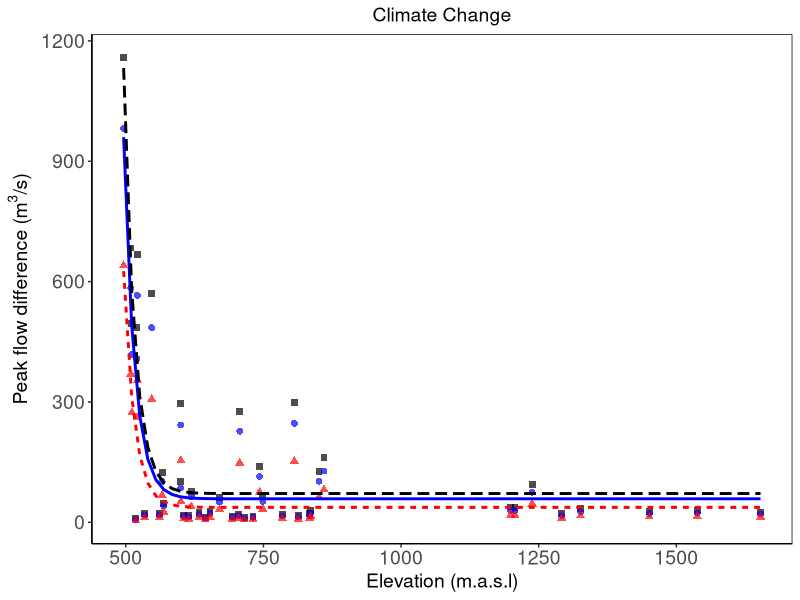
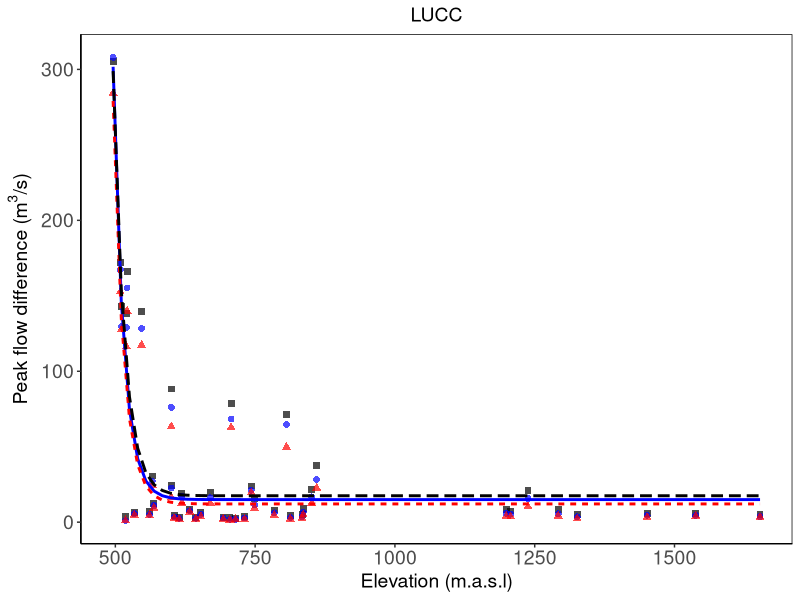
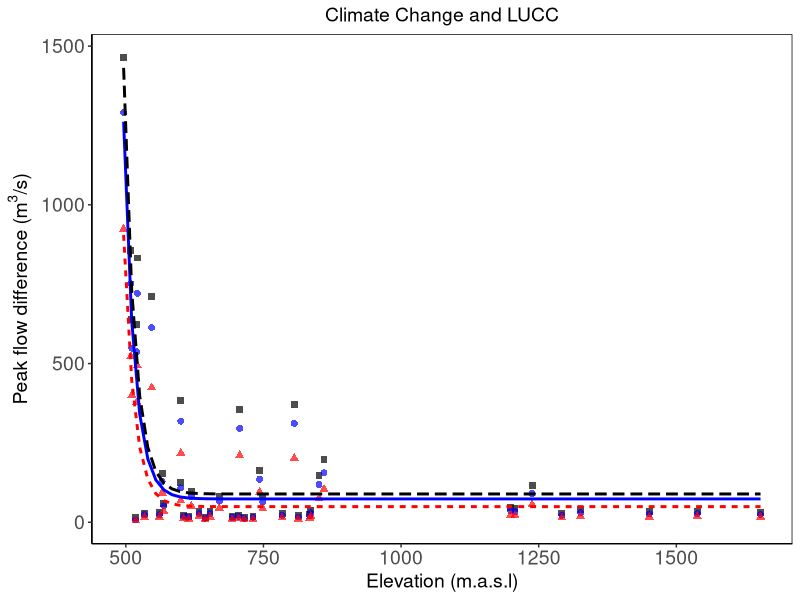
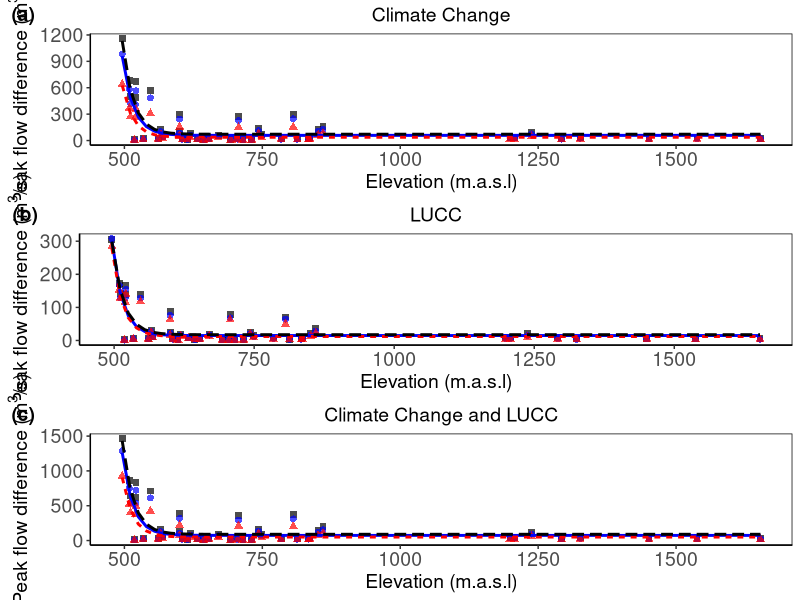
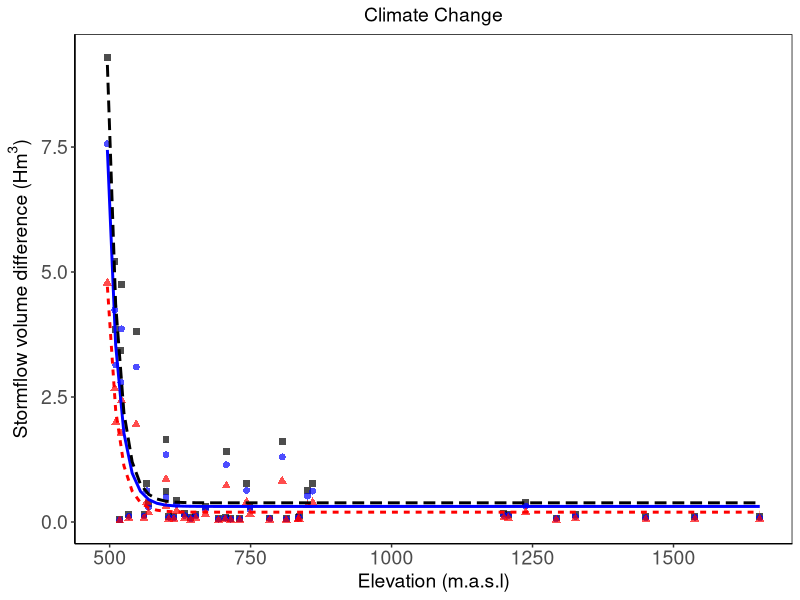
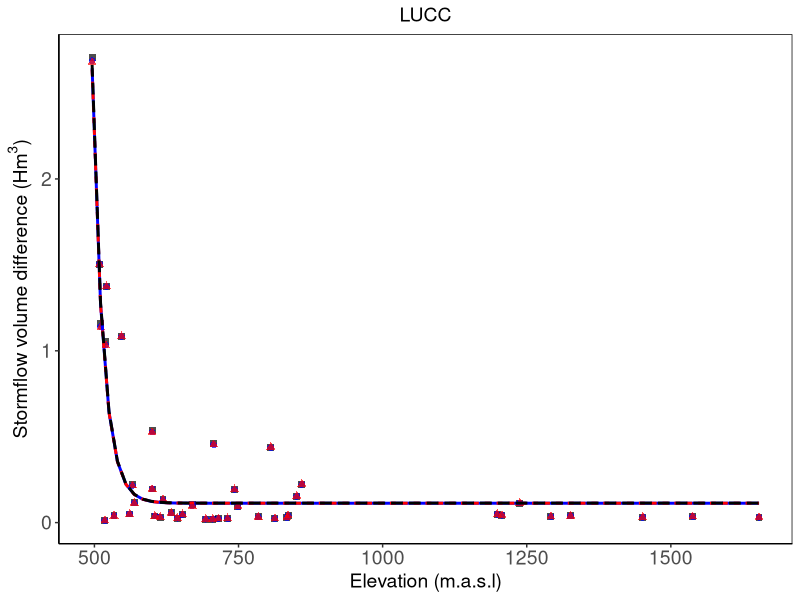
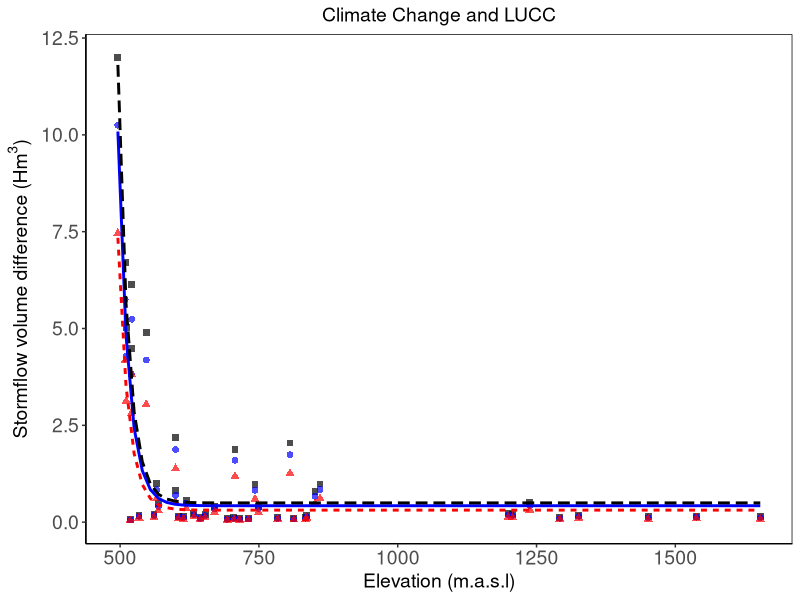
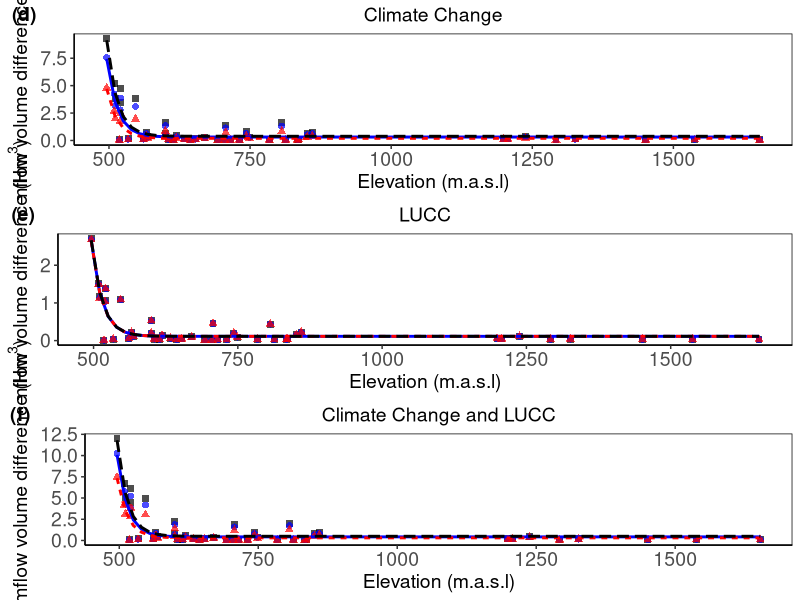

Recreate these plots in R, in order.

# Proyecto Inundaciones Tena
# Objetivo 2: Interaccion entre cambio climatico y de cobertura del suelo

# Autor: Jorge Hurtado - Pidal
# Fecha: 29 de marzo de 2023

# Figura N6 de la seccion resultados del articulo N3
# Diferencias absolutas de caudal punta (q) y volumen de escorrentia (v) con modelo exponencial y lineal

# ..................................................................................................

# libraries

{
  library(ggplot2)
  library(ggpubr)
  library(tidyverse)
  #library(ggtext)
  #library(extrafont)
}

# Preparing the environment

cat("\014")       #clean conosle   
rm(list = ls())   #clean environment
graphics.off()    #clean plots
#loadfonts(device = "win", quiet = TRUE) 

# .................................................................................................

# Load data ----

data <- read.csv("./Results/datafig.csv"); head(data)

# .................................................................................................

# Peak flow differences by climate change (cc)

# Preparing table for plots

{
  q.cctr2 <- data %>% select(elev,q_cctr2) %>% mutate (group = "qcctr2")
  names(q.cctr2) <- c("elev","qdif","group")
  
  q.cctr10 <- data %>% select(elev,q_cctr10) %>% mutate (group = "qcctr10")
  names(q.cctr10) <- c("elev","qdif","group")
  
  q.cctr100 <- data %>% select(elev,q_cctr100) %>% mutate (group = "qcctr100")
  names(q.cctr100) <- c("elev","qdif","group")
  
  q.cc <- rbind(q.cctr2, q.cctr10, q.cctr100)
}

# Figure of peak flow differences by cc

formula <- (y ~ SSasymp(x, Asym, R0, lrc))

(p1 <-  ggplot(data = q.cc, 
               mapping = aes(x = elev, y = qdif, group = group, color = group,linetype = group)) + 
    
        geom_point(aes(shape=group), 
                   show.legend=F, size=2, alpha=0.7) +
        
        geom_smooth(method = "nls",formula = formula, se = F, show.legend = F)+
        
        scale_colour_manual(name = "Return Period",
                            breaks = c("qcctr2","qcctr10","qcctr100"),
                            labels = c("Rp2","Rp10","Rp100"),
                            values = c("black","blue","red"))+
        
        labs(x = "Elevation (m.a.s.l)", 
             y = expression(paste("Peak flow difference (", m^3, "/s)")),
             title = "Climate Change", size=5) +
         
        theme(plot.title=element_text(hjust=0.5, size=14),
              axis.title.x = element_text(size = 14),
              axis.text.x = element_text(size = 14),
              axis.text.y = element_text(size = 14),
              axis.title.y = element_text(size = 14),
              panel.background = element_rect(fill = 'white'),
              panel.border = element_rect(colour = "black", fill = NA, size = 0.5),
              axis.line.x = element_line(size = 0.5, color = "black"),
              axis.line.y = element_line(size = 0.5, color = "black"),
              legend.key.size = unit(0.9, 'cm'),
              legend.text = element_text(size=16),
              legend.title = element_text(size=14),
              legend.key = element_rect(fill = "transparent")))

#        theme_bw())

# .................................................................................................

# Peak flow differences by lucc

# Preparing table for plots

{
  q.luctr2 <- data %>% select(elev,q_luctr2) %>% mutate (group = "qluctr2")
  names(q.luctr2) <- c("elev","qdif","group")
  
  q.luctr10 <- data %>% select(elev,q_luctr10) %>% mutate (group = "qluctr10")
  names(q.luctr10) <- c("elev","qdif","group")
  
  q.luctr100 <- data %>% select(elev,q_luctr100) %>% mutate (group = "qluctr100")
  names(q.luctr100) <- c("elev","qdif","group")
  
  q.luc <- rbind(q.luctr2, q.luctr10, q.luctr100)
}

# Figure of peak flow differences by lucc

#formula <- (y ~ SSasymp(x, Asym, R0, lrc))

(p2 <-  ggplot(data = q.luc, 
               mapping = aes(x = elev, y = qdif, group = group, color = group,linetype = group)) + 
    
    geom_point(aes(shape=group), 
               show.legend=F, size=2, alpha=0.7) +
    
    geom_smooth(method = "nls",formula = formula, se = F, show.legend = F)+
    
    scale_colour_manual(name = "Return Period",
                        breaks = c("qluctr2","qluctr10","qluctr100"),
                        labels = c("Rp2","Rp10","Rp100"),
                        values = c("black","blue","red"))+
    
    labs(x = "Elevation (m.a.s.l)", 
         y = expression(paste("Peak flow difference (", m^3, "/s)")),
         title = "LUCC", size=5) +
    
    theme(plot.title=element_text(hjust=0.5, size=14),
          axis.title.x = element_text(size = 14),
          axis.text.x = element_text(size = 14),
          axis.text.y = element_text(size = 14),
          axis.title.y = element_text(size = 14),
          panel.background = element_rect(fill = 'white'),
          panel.border = element_rect(colour = "black", fill = NA, size = 0.5),
          axis.line.x = element_line(size = 0.5, color = "black"),
          axis.line.y = element_line(size = 0.5, color = "black"),
          legend.key.size = unit(0.9, 'cm'),
          legend.text = element_text(size=16),
          legend.title = element_text(size=14),
          legend.key = element_rect(fill = "transparent")))

#        theme_bw())


# .................................................................................................

# Peak flow differences by cc and lucc

# Preparing table for plots

{
  q.ccluctr2 <- data %>% select(elev,q_ccluctr2) %>% mutate (group = "qccluctr2")
  names(q.ccluctr2) <- c("elev","qdif","group")
  
  q.ccluctr10 <- data %>% select(elev,q_ccluctr10) %>% mutate (group = "qccluctr10")
  names(q.ccluctr10) <- c("elev","qdif","group")
  
  q.ccluctr100 <- data %>% select(elev,q_ccluctr100) %>% mutate (group = "qccluctr100")
  names(q.ccluctr100) <- c("elev","qdif","group")
  
  q.ccluc <- rbind(q.ccluctr2, q.ccluctr10, q.ccluctr100)
}

# Figure of peak flow differences by cc and lucc 

#formula <- (y ~ SSasymp(x, Asym, R0, lrc))

(p3 <-  ggplot(data = q.ccluc, 
               mapping = aes(x = elev, y = qdif, group = group, color = group,linetype = group)) + 
    
    geom_point(aes(shape=group), 
               show.legend=F, size=2, alpha=0.7) +
    
    geom_smooth(method = "nls",formula = formula, se = F, show.legend = F)+
    
    scale_colour_manual(name = "Return Period",
                        breaks = c("qccluctr2","qccluctr10","qccluctr100"),
                        labels = c("Rp2","Rp10","Rp100"),
                        values = c("black","blue","red"))+
    
    labs(x = "Elevation (m.a.s.l)", 
         y = expression(paste("Peak flow difference (", m^3, "/s)")),
         title = "Climate Change and LUCC", size=5) +
    
    theme(plot.title=element_text(hjust=0.5, size=14),
          axis.title.x = element_text(size = 14),
          axis.text.x = element_text(size = 14),
          axis.text.y = element_text(size = 14),
          axis.title.y = element_text(size = 14),
          panel.background = element_rect(fill = 'white'),
          panel.border = element_rect(colour = "black", fill = NA, size = 0.5),
          axis.line.x = element_line(size = 0.5, color = "black"),
          axis.line.y = element_line(size = 0.5, color = "black"),
          legend.key.size = unit(0.9, 'cm'),
          legend.text = element_text(size=16),
          legend.title = element_text(size=14),
          legend.key = element_rect(fill = "transparent")))

#        theme_bw())


(f1 <- ggarrange(p1,p2,p3, 
                 labels = c("(a)", "(b)","(c)"),
                 ncol = 1, nrow = 3))

# ::::::::::::::::::::::::::::::::::::::::::::::::::::::::::::::::::::::::::::::::::::::::::::::::::

# .................................................................................................

vol <- data

# Volume differences by climate change (cc)

# Preparing table for plots

{
  v.cctr2 <- vol %>% select(elev,v_cctr2) %>% mutate (group = "vcctr2")
  names(v.cctr2) <- c("elev","vdif","group")
  
  v.cctr10 <- vol %>% select(elev,v_cctr10) %>% mutate (group = "vcctr10")
  names(v.cctr10) <- c("elev","vdif","group")
  
  v.cctr100 <- vol %>% select(elev,v_cctr100) %>% mutate (group = "vcctr100")
  names(v.cctr100) <- c("elev","vdif","group")
  
  v.cc <- rbind(v.cctr2, v.cctr10, v.cctr100)
}

# Figure of peak flow differences by cc

#formula <- (y ~ SSasymp(x, Asym, R0, lrc))

(g1 <-  ggplot(data = v.cc, 
               mapping = aes(x = elev, y = vdif, group = group, color = group,linetype = group)) + 
    
    geom_point(aes(shape=group), 
               show.legend=F, size=2, alpha=0.7) +
    
    geom_smooth(method = "nls",formula = formula, se = F, show.legend = F)+
    
    scale_colour_manual(name = "Return Period",
                        breaks = c("vcctr2","vcctr10","vcctr100"),
                        labels = c("Rp2","Rp10","Rp100"),
                        values = c("black","blue","red"))+
    
    labs(x = "Elevation (m.a.s.l)", 
         y = expression(paste("Stormflow volume difference (", Hm^3, ")")),
         title = "Climate Change", size=5) +
    
    theme(plot.title=element_text(hjust=0.5, size=14),
          axis.title.x = element_text(size = 14),
          axis.text.x = element_text(size = 14),
          axis.text.y = element_text(size = 14),
          axis.title.y = element_text(size = 14),
          panel.background = element_rect(fill = 'white'),
          panel.border = element_rect(colour = "black", fill = NA, size = 0.5),
          axis.line.x = element_line(size = 0.5, color = "black"),
          axis.line.y = element_line(size = 0.5, color = "black"),
          legend.key.size = unit(0.9, 'cm'),
          legend.text = element_text(size=16),
          legend.title = element_text(size=14),
          legend.key = element_rect(fill = "transparent")))

#        theme_bw())

# .................................................................................................

# Volume differences by lucc

# Preparing table for plots

{
  v.luctr2 <- vol %>% select(elev,v_luctr2) %>% mutate (group = "vluctr2")
  names(v.luctr2) <- c("elev","vdif","group")
  
  v.luctr10 <- vol %>% select(elev,v_luctr10) %>% mutate (group = "vluctr10")
  names(v.luctr10) <- c("elev","vdif","group")
  
  v.luctr100 <- vol %>% select(elev,v_luctr100) %>% mutate (group = "vluctr100")
  names(v.luctr100) <- c("elev","vdif","group")
  
  v.luc <- rbind(v.luctr2, v.luctr10, v.luctr100)
}

# Figure of peak flow differences by lucc .......

#formula <- (y ~ SSasymp(x, Asym, R0, lrc))

(g2 <-  ggplot(data = v.luc, 
               mapping = aes(x = elev, y = vdif, group = group, color = group,linetype = group)) + 
    
    geom_point(aes(shape=group), 
               show.legend=F, size=2, alpha=0.7) +
    
    geom_smooth(method = "nls",formula = formula, se = F, show.legend = F)+
    
    scale_colour_manual(name = "Return Period",
                        breaks = c("vluctr2","vluctr10","vluctr100"),
                        labels = c("Rp2","Rp10","Rp100"),
                        values = c("black","blue","red"))+
    
    labs(x = "Elevation (m.a.s.l)", 
         y = expression(paste("Stormflow volume difference (", Hm^3, ")")),
         title = "LUCC", size=5) +
    
    theme(plot.title=element_text(hjust=0.5, size=14),
          axis.title.x = element_text(size = 14),
          axis.text.x = element_text(size = 14),
          axis.text.y = element_text(size = 14),
          axis.title.y = element_text(size = 14),
          panel.background = element_rect(fill = 'white'),
          panel.border = element_rect(colour = "black", fill = NA, size = 0.5),
          axis.line.x = element_line(size = 0.5, color = "black"),
          axis.line.y = element_line(size = 0.5, color = "black"),
          legend.key.size = unit(0.9, 'cm'),
          legend.text = element_text(size=16),
          legend.title = element_text(size=14),
          legend.key = element_rect(fill = "transparent")))

#        theme_bw())

# .................................................................................................

# Volume differences by cc and lucc

# Preparing table for plots

{
  v.ccluctr2 <- vol %>% select(elev,v_ccluctr2) %>% mutate (group = "vccluctr2")
  names(v.ccluctr2) <- c("elev","vdif","group")
  
  v.ccluctr10 <- vol %>% select(elev,v_ccluctr10) %>% mutate (group = "vccluctr10")
  names(v.ccluctr10) <- c("elev","vdif","group")
  
  v.ccluctr100 <- vol %>% select(elev,v_ccluctr100) %>% mutate (group = "vccluctr100")
  names(v.ccluctr100) <- c("elev","vdif","group")
  
  v.ccluc <- rbind(v.ccluctr2, v.ccluctr10, v.ccluctr100)
}

# Figure of peak flow differences by lucc 

#formula <- (y ~ SSasymp(x, Asym, R0, lrc))

(g3 <-  ggplot(data = v.ccluc, 
               mapping = aes(x = elev, y = vdif, group = group, color = group,linetype = group)) + 
    
    geom_point(aes(shape=group), 
               show.legend=F, size=2, alpha=0.7) +
    
    geom_smooth(method = "nls",formula = formula, se = F, show.legend = F)+
    
    scale_colour_manual(name = "Return Period",
                        breaks = c("vccluctr2","vccluctr10","vccluctr100"),
                        labels = c("Rp2","Rp10","Rp100"),
                        values = c("black","blue","red"))+
    
    labs(x = "Elevation (m.a.s.l)", 
         y = expression(paste("Stormflow volume difference (", Hm^3, ")")),
         title = "Climate Change and LUCC", size=5) +
    
    theme(plot.title=element_text(hjust=0.5, size=14),
          axis.title.x = element_text(size = 14),
          axis.text.x = element_text(size = 14),
          axis.text.y = element_text(size = 14),
          axis.title.y = element_text(size = 14),
          panel.background = element_rect(fill = 'white'),
          panel.border = element_rect(colour = "black", fill = NA, size = 0.5),
          axis.line.x = element_line(size = 0.5, color = "black"),
          axis.line.y = element_line(size = 0.5, color = "black"),
          legend.key.size = unit(0.9, 'cm'),
          legend.text = element_text(size=16),
          legend.title = element_text(size=14),
          legend.key = element_rect(fill = "transparent")))

#        theme_bw())

(f2 <- ggarrange(g1,g2,g3, 
                 labels = c("(d)", "(e)","(f)"),
                 ncol = 1, nrow = 3))

# six plots

(f3 <- ggarrange(p1,g1,p2,g2,p3,g3, 
                 labels = c("(a)", "(d)","(b)","(e)", "(c)","(f)"),
                 ncol = 2, nrow = 3))
